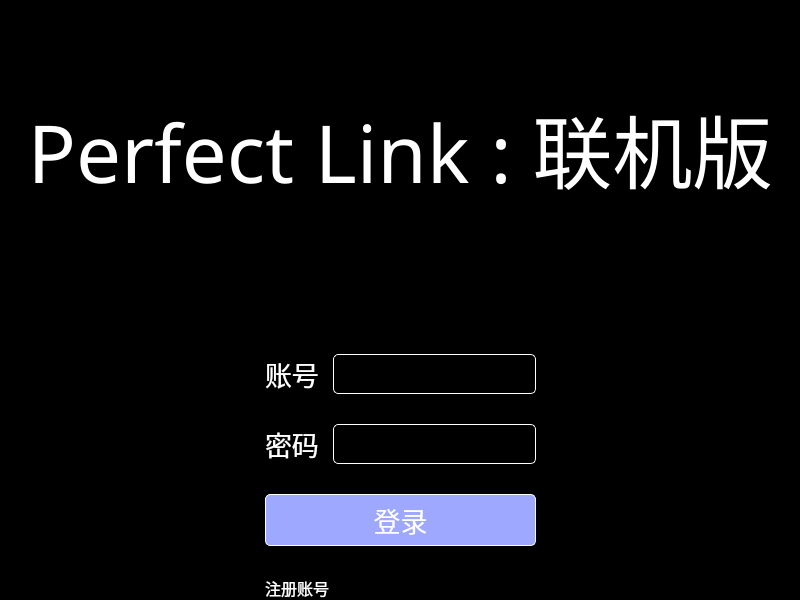
<?xml version="1.0" encoding="UTF-8"?>
<ui version="4.0">
 <class>StartWindowClass</class>
 <widget class="QWidget" name="StartWindowClass">
  <property name="geometry">
   <rect>
    <x>0</x>
    <y>0</y>
    <width>800</width>
    <height>600</height>
   </rect>
  </property>
  <property name="minimumSize">
   <size>
    <width>800</width>
    <height>600</height>
   </size>
  </property>
  <property name="windowTitle">
   <string>StartWindow</string>
  </property>
  <property name="styleSheet">
   <string notr="true">background-color: rgb(0, 0, 0);</string>
  </property>
  <layout class="QVBoxLayout" name="verticalLayout_4" stretch="1,1">
   <property name="spacing">
    <number>0</number>
   </property>
   <property name="leftMargin">
    <number>0</number>
   </property>
   <property name="topMargin">
    <number>0</number>
   </property>
   <property name="rightMargin">
    <number>0</number>
   </property>
   <property name="bottomMargin">
    <number>0</number>
   </property>
   <item>
    <widget class="QLabel" name="label_3">
     <property name="font">
      <font>
       <family>Minecraft AE</family>
       <pointsize>60</pointsize>
      </font>
     </property>
     <property name="styleSheet">
      <string notr="true">color: rgb(255, 255, 255);</string>
     </property>
     <property name="text">
      <string>Perfect Link : 联机版</string>
     </property>
     <property name="alignment">
      <set>Qt::AlignCenter</set>
     </property>
    </widget>
   </item>
   <item>
    <layout class="QHBoxLayout" name="horizontalLayout_5">
     <property name="spacing">
      <number>0</number>
     </property>
     <item>
      <spacer name="horizontalSpacer_4">
       <property name="orientation">
        <enum>Qt::Horizontal</enum>
       </property>
       <property name="sizeHint" stdset="0">
        <size>
         <width>40</width>
         <height>20</height>
        </size>
       </property>
      </spacer>
     </item>
     <item>
      <layout class="QVBoxLayout" name="verticalLayout_5" stretch="0,2">
       <item>
        <widget class="QWidget" name="verticalWidget" native="true">
         <property name="sizePolicy">
          <sizepolicy hsizetype="Fixed" vsizetype="Fixed">
           <horstretch>0</horstretch>
           <verstretch>0</verstretch>
          </sizepolicy>
         </property>
         <layout class="QVBoxLayout" name="verticalLayout_3" stretch="0,0,0,0,0">
          <property name="spacing">
           <number>30</number>
          </property>
          <property name="leftMargin">
           <number>0</number>
          </property>
          <property name="topMargin">
           <number>0</number>
          </property>
          <property name="rightMargin">
           <number>0</number>
          </property>
          <property name="bottomMargin">
           <number>0</number>
          </property>
          <item>
           <widget class="QLabel" name="errorLabel">
            <property name="sizePolicy">
             <sizepolicy hsizetype="Expanding" vsizetype="Fixed">
              <horstretch>0</horstretch>
              <verstretch>0</verstretch>
             </sizepolicy>
            </property>
            <property name="font">
             <font>
              <family>Minecraft AE</family>
              <pointsize>15</pointsize>
             </font>
            </property>
            <property name="styleSheet">
             <string notr="true">color: rgb(255, 111, 113);</string>
            </property>
            <property name="text">
             <string/>
            </property>
            <property name="alignment">
             <set>Qt::AlignCenter</set>
            </property>
           </widget>
          </item>
          <item>
           <layout class="QHBoxLayout" name="horizontalLayout" stretch="0,0">
            <property name="spacing">
             <number>0</number>
            </property>
            <property name="topMargin">
             <number>0</number>
            </property>
            <property name="bottomMargin">
             <number>0</number>
            </property>
            <item>
             <widget class="QLabel" name="idLabel">
              <property name="font">
               <font>
                <family>Minecraft AE</family>
                <pointsize>20</pointsize>
               </font>
              </property>
              <property name="styleSheet">
               <string notr="true">color: rgb(255, 255, 255);</string>
              </property>
              <property name="text">
               <string>账号  </string>
              </property>
              <property name="alignment">
               <set>Qt::AlignLeading|Qt::AlignLeft|Qt::AlignVCenter</set>
              </property>
             </widget>
            </item>
            <item>
             <widget class="QLineEdit" name="idInput">
              <property name="sizePolicy">
               <sizepolicy hsizetype="Expanding" vsizetype="Preferred">
                <horstretch>0</horstretch>
                <verstretch>0</verstretch>
               </sizepolicy>
              </property>
              <property name="font">
               <font>
                <family>Minecraft AE</family>
                <pointsize>15</pointsize>
               </font>
              </property>
              <property name="styleSheet">
               <string notr="true">color: rgb(255, 255, 255);
padding: 3px 5px 3px 5px;
border: 1px solid rgb(255, 255, 255);
border-radius: 5px;
selection-background-color: rgb(150, 150, 150);

</string>
              </property>
             </widget>
            </item>
           </layout>
          </item>
          <item>
           <layout class="QHBoxLayout" name="horizontalLayout_2" stretch="0,0">
            <property name="spacing">
             <number>0</number>
            </property>
            <property name="topMargin">
             <number>0</number>
            </property>
            <property name="bottomMargin">
             <number>0</number>
            </property>
            <item>
             <widget class="QLabel" name="passwardLabel">
              <property name="font">
               <font>
                <family>Minecraft AE</family>
                <pointsize>20</pointsize>
               </font>
              </property>
              <property name="styleSheet">
               <string notr="true">color: rgb(255, 255, 255);</string>
              </property>
              <property name="text">
               <string>密码  </string>
              </property>
             </widget>
            </item>
            <item>
             <widget class="QLineEdit" name="passwardInput">
              <property name="sizePolicy">
               <sizepolicy hsizetype="Expanding" vsizetype="Preferred">
                <horstretch>0</horstretch>
                <verstretch>0</verstretch>
               </sizepolicy>
              </property>
              <property name="font">
               <font>
                <family>Minecraft AE</family>
                <pointsize>15</pointsize>
               </font>
              </property>
              <property name="styleSheet">
               <string notr="true">color: rgb(255, 255, 255);
padding: 3px 5px 3px 5px;
border: 1px solid rgb(255, 255, 255);
border-radius: 5px;
selection-background-color: rgb(150, 150, 150);</string>
              </property>
              <property name="echoMode">
               <enum>QLineEdit::Password</enum>
              </property>
             </widget>
            </item>
           </layout>
          </item>
          <item>
           <widget class="QPushButton" name="submitButton">
            <property name="sizePolicy">
             <sizepolicy hsizetype="Expanding" vsizetype="Preferred">
              <horstretch>0</horstretch>
              <verstretch>0</verstretch>
             </sizepolicy>
            </property>
            <property name="font">
             <font>
              <family>Minecraft AE</family>
              <pointsize>20</pointsize>
             </font>
            </property>
            <property name="styleSheet">
             <string notr="true">QPushButton {
	color: rgb(255, 255, 255);
	background-color: rgb(158, 168, 255);
	border: 1px solid rgb(255, 255, 255);
	border-radius: 5px;
	padding: 5px 10px 5px 10px;
}
QPushButton:hover {
	background-color: rgb(194, 200, 255);
}
QPushButton:pressed {
	background-color: rgb(109, 117, 176);
}</string>
            </property>
            <property name="text">
             <string>登录</string>
            </property>
           </widget>
          </item>
          <item>
           <layout class="QHBoxLayout" name="horizontalLayout_3">
            <property name="spacing">
             <number>0</number>
            </property>
            <item>
             <widget class="QPushButton" name="shiftButton">
              <property name="font">
               <font>
                <family>Minecraft AE</family>
                <pointsize>12</pointsize>
               </font>
              </property>
              <property name="styleSheet">
               <string notr="true">QPushButton {
	color: rgb(255, 255, 255);
	border: none;
}
QPushButton:hover {
	color: rgb(196, 196, 196);
	border: none;
}
QPushButton:pressed {
	color: rgb(158, 168, 255);
	border: none;
}</string>
              </property>
              <property name="text">
               <string>注册账号</string>
              </property>
             </widget>
            </item>
            <item>
             <spacer name="horizontalSpacer">
              <property name="orientation">
               <enum>Qt::Horizontal</enum>
              </property>
              <property name="sizeHint" stdset="0">
               <size>
                <width>40</width>
                <height>20</height>
               </size>
              </property>
             </spacer>
            </item>
           </layout>
          </item>
         </layout>
        </widget>
       </item>
       <item>
        <spacer name="verticalSpacer_2">
         <property name="orientation">
          <enum>Qt::Vertical</enum>
         </property>
         <property name="sizeHint" stdset="0">
          <size>
           <width>20</width>
           <height>40</height>
          </size>
         </property>
        </spacer>
       </item>
      </layout>
     </item>
     <item>
      <spacer name="horizontalSpacer_3">
       <property name="orientation">
        <enum>Qt::Horizontal</enum>
       </property>
       <property name="sizeHint" stdset="0">
        <size>
         <width>40</width>
         <height>20</height>
        </size>
       </property>
      </spacer>
     </item>
    </layout>
   </item>
  </layout>
 </widget>
 <layoutdefault spacing="6" margin="11"/>
 <resources/>
 <connections/>
</ui>
